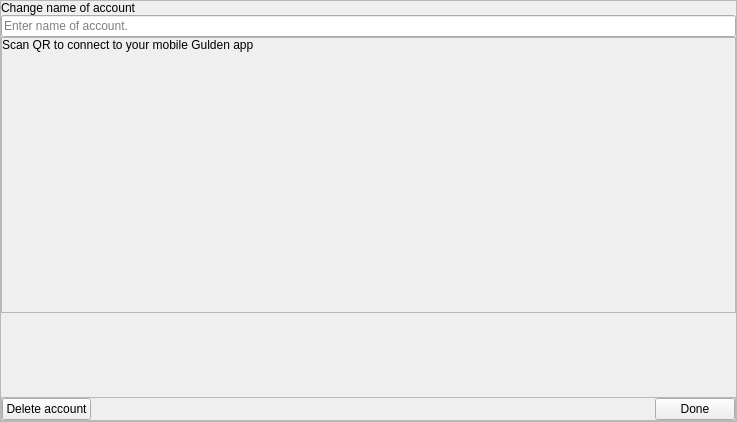
<?xml version="1.0" encoding="UTF-8"?>
<ui version="4.0">
 <class>AccountSettingsDialog</class>
 <widget class="QFrame" name="AccountSettingsDialog">
  <property name="geometry">
   <rect>
    <x>0</x>
    <y>0</y>
    <width>737</width>
    <height>422</height>
   </rect>
  </property>
  <property name="sizePolicy">
   <sizepolicy hsizetype="Expanding" vsizetype="Expanding">
    <horstretch>0</horstretch>
    <verstretch>0</verstretch>
   </sizepolicy>
  </property>
  <property name="toolTip">
   <string notr="true"/>
  </property>
  <layout class="QVBoxLayout" name="verticalLayout_2">
   <property name="spacing">
    <number>0</number>
   </property>
   <property name="margin">
    <number>0</number>
   </property>
   <item>
    <layout class="QHBoxLayout" name="horizontalLayout">
     <property name="spacing">
      <number>0</number>
     </property>
     <item>
      <widget class="QFrame" name="frameAccountSettings">
       <property name="minimumSize">
        <size>
         <width>50</width>
         <height>0</height>
        </size>
       </property>
       <property name="frameShape">
        <enum>QFrame::StyledPanel</enum>
       </property>
       <property name="frameShadow">
        <enum>QFrame::Raised</enum>
       </property>
       <layout class="QVBoxLayout" name="verticalLayout">
        <property name="spacing">
         <number>0</number>
        </property>
        <property name="margin">
         <number>0</number>
        </property>
        <item>
         <widget class="QLabel" name="labelChangeAccountName">
          <property name="text">
           <string>Change name of account</string>
          </property>
          <property name="indent">
           <number>0</number>
          </property>
         </widget>
        </item>
        <item>
         <widget class="QLineEdit" name="lineEditChangeAccountName">
          <property name="inputMethodHints">
           <set>Qt::ImhNone</set>
          </property>
          <property name="text">
           <string/>
          </property>
          <property name="placeholderText">
           <string>Enter name of account.</string>
          </property>
         </widget>
        </item>
        <item>
         <widget class="QFrame" name="frameSyncWithMobile">
          <property name="minimumSize">
           <size>
            <width>0</width>
            <height>0</height>
           </size>
          </property>
          <property name="frameShape">
           <enum>QFrame::StyledPanel</enum>
          </property>
          <property name="frameShadow">
           <enum>QFrame::Raised</enum>
          </property>
          <layout class="QVBoxLayout" name="verticalLayout_3">
           <property name="spacing">
            <number>0</number>
           </property>
           <property name="margin">
            <number>0</number>
           </property>
           <item>
            <widget class="QLabel" name="labelScanAccountQR">
             <property name="text">
              <string>Scan QR to connect to your mobile Gulden app</string>
             </property>
             <property name="indent">
              <number>0</number>
             </property>
            </widget>
           </item>
           <item>
            <widget class="ClickableQRImage" name="addressQRImage">
             <property name="minimumSize">
              <size>
               <width>260</width>
               <height>260</height>
              </size>
             </property>
             <property name="maximumSize">
              <size>
               <width>260</width>
               <height>260</height>
              </size>
             </property>
             <property name="text">
              <string/>
             </property>
            </widget>
           </item>
          </layout>
         </widget>
        </item>
        <item>
         <spacer name="verticalSpacer">
          <property name="orientation">
           <enum>Qt::Vertical</enum>
          </property>
          <property name="sizeHint" stdset="0">
           <size>
            <width>20</width>
            <height>25</height>
           </size>
          </property>
         </spacer>
        </item>
        <item>
         <widget class="QFrame" name="frameAccountSettingsButtons">
          <property name="frameShape">
           <enum>QFrame::StyledPanel</enum>
          </property>
          <property name="frameShadow">
           <enum>QFrame::Raised</enum>
          </property>
          <layout class="QHBoxLayout" name="horizontalLayout_2">
           <property name="spacing">
            <number>0</number>
           </property>
           <property name="margin">
            <number>0</number>
           </property>
           <item>
            <widget class="QPushButton" name="buttonDeleteAccount">
             <property name="text">
              <string>Delete account</string>
             </property>
            </widget>
           </item>
           <item>
            <spacer name="spacerAccountSettingsButtons">
             <property name="orientation">
              <enum>Qt::Horizontal</enum>
             </property>
             <property name="sizeHint" stdset="0">
              <size>
               <width>72</width>
               <height>20</height>
              </size>
             </property>
            </spacer>
           </item>
           <item>
            <widget class="QPushButton" name="buttonDone">
             <property name="text">
              <string>Done</string>
             </property>
            </widget>
           </item>
          </layout>
         </widget>
        </item>
       </layout>
      </widget>
     </item>
    </layout>
   </item>
  </layout>
 </widget>
 <customwidgets>
  <customwidget>
   <class>ClickableQRImage</class>
   <extends>QLabel</extends>
   <header location="global">qt/_Gulden/clickableqrimage.h</header>
  </customwidget>
 </customwidgets>
 <resources>
  <include location="../../bitcoin.qrc"/>
 </resources>
 <connections/>
</ui>
